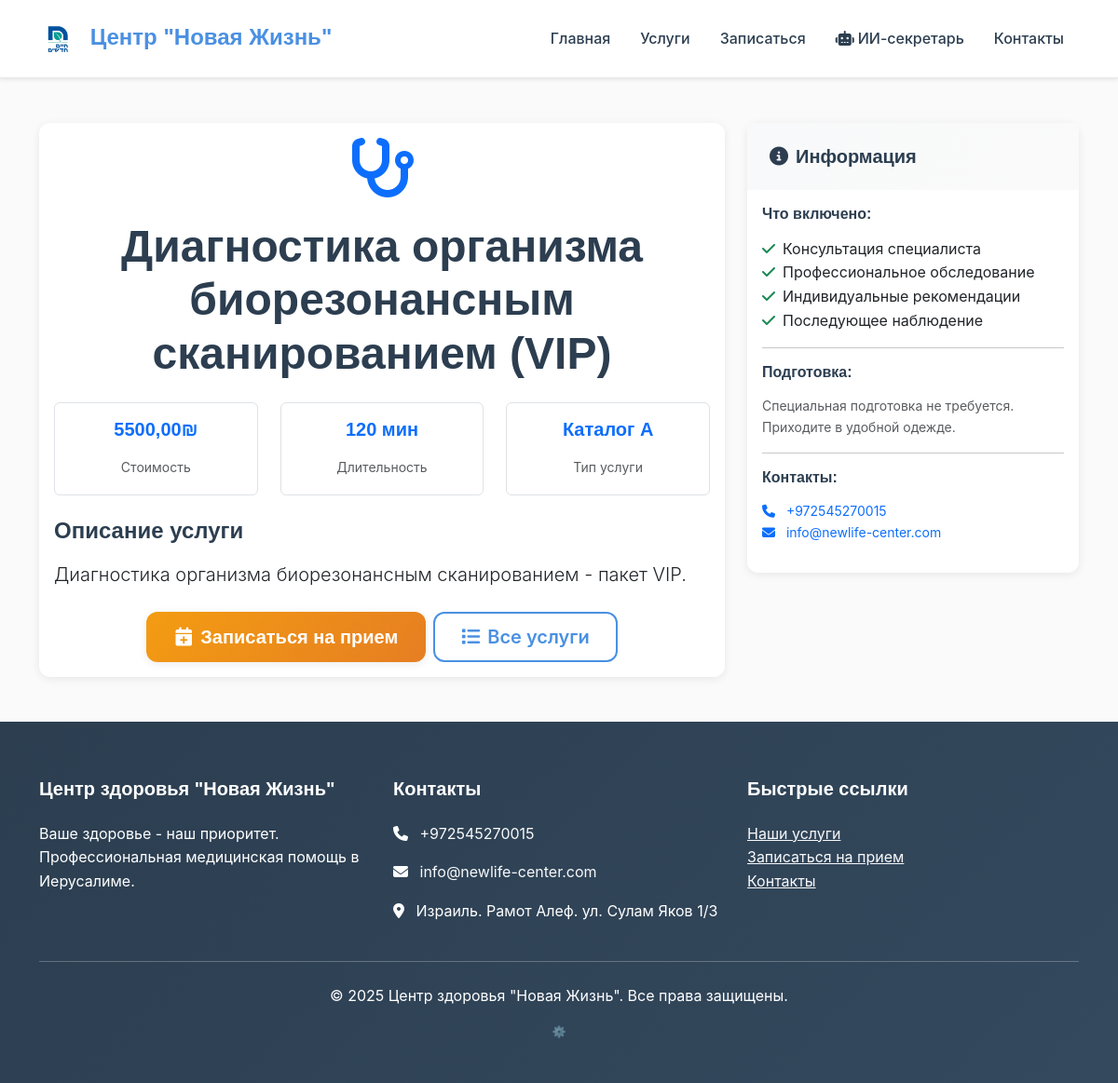
The app's page /services/77/ with its own data.
### core/models.py (models this page shows, shortened)
class Service(models.Model):
    CATALOG_CHOICES = [
        ('A', 'Каталог А (Израиль)'),
        ('B', 'Каталог B (Заграница)'),
    ]
    name = models.CharField(max_length=200, verbose_name="Название услуги")
    description = models.TextField(verbose_name="Описание")
    price = models.DecimalField(max_digits=10, decimal_places=2, verbose_name="Цена")
    currency = models.CharField(max_length=3, default="₪", verbose_name="Валюта")
    duration = models.IntegerField(help_text="Длительность в минутах", verbose_name="Длительность")
    catalog = models.CharField(max_length=1, choices=CATALOG_CHOICES, default='A', verbose_name="Каталог")
    is_active = models.BooleanField(default=True, verbose_name="Активна")
    created_at = models.DateTimeField(auto_now_add=True, verbose_name="Дата создания")
    class Meta:
        verbose_name = "Услуга"
        verbose_name_plural = "Услуги"
        ordering = ['catalog', 'name']

### core/views.py (the view)
# urls.py: path('services/<int:service_id>/', views.service_detail, name='service_detail'),
def service_detail(request, service_id):
    service = get_object_or_404(Service, id=service_id, is_active=True)
    context = {
        'service': service,
    }
    return render(request, 'core/service_detail.html', context)

### templates/core/service_detail.html (shortened to what this page needs)
{% extends 'base.html' %}
{% block content %}
<div class="container py-5">
    <div class="row">
        <div class="col-lg-8">
            <div class="card">
                <div class="card-body">
                    <div class="text-center mb-4">
                        {% if 'массаж' in service.name.lower %}
                            <i class="fas fa-hands text-primary" style="font-size: 4rem;"></i>
                        {% elif 'консультация' in service.name.lower %}
                            <i class="fas fa-user-md text-primary" style="font-size: 4rem;"></i>
                        {% elif 'диагностика' in service.name.lower %}
                            <i class="fas fa-stethoscope text-primary" style="font-size: 4rem;"></i>
                        {% else %}
                            <i class="fas fa-medkit text-primary" style="font-size: 4rem;"></i>
                        {% endif %}
                    </div>
                    <h1 class="display-5 fw-bold text-center mb-4">{{ service.name }}</h1>
                    <div class="row text-center mb-4">
                        <div class="col-md-4">
                            <div class="border rounded p-3">
                                <h5 class="text-primary">{{ service.price }}{{ service.currency }}</h5>
                                <small class="text-muted">Стоимость</small>
                            </div>
                        </div>
                        <div class="col-md-4">
                            <div class="border rounded p-3">
                                <h5 class="text-primary">{{ service.duration }} мин</h5>
                                <small class="text-muted">Длительность</small>
                            </div>
                        </div>
                        <div class="col-md-4">
                            <div class="border rounded p-3">
                                <h5 class="text-primary">Каталог {{ service.catalog }}</h5>
                                <small class="text-muted">Тип услуги</small>
                            </div>
                        </div>
                    </div>
                    <div class="mb-4">
                        <h4>Описание услуги</h4>
                        <p class="lead">{{ service.description }}</p>
                    </div>
                    <div class="d-grid gap-2 d-md-flex justify-content-md-center">
                        <a href="{% url 'core:appointment_form' %}" class="btn btn-primary btn-lg">
                            <i class="fas fa-calendar-plus me-2"></i>Записаться на прием
                        </a>
                        <a href="{% url 'core:services' %}" class="btn btn-outline-primary btn-lg">
                            <i class="fas fa-list me-2"></i>Все услуги
                        </a>
                    </div>
                </div>
            </div>
        </div>
        <div class="col-lg-4">
            <div class="card">
                <div class="card-header bg-primary text-white">
                    <h5 class="mb-0"><i class="fas fa-info-circle me-2"></i>Информация</h5>
                </div>
                <div class="card-body">
                    <h6>Что включено:</h6>
                    <ul class="list-unstyled">
                        <li><i class="fas fa-check text-success me-2"></i>Консультация специалиста</li>
                        <li><i class="fas fa-check text-success me-2"></i>Профессиональное обследование</li>
                        <li><i class="fas fa-check text-success me-2"></i>Индивидуальные рекомендации</li>
                        <li><i class="fas fa-check text-success me-2"></i>Последующее наблюдение</li>
                    </ul>
                    <hr>
                    <h6>Подготовка:</h6>
                    <p class="small text-muted">
                        Специальная подготовка не требуется.
                        Приходите в удобной одежде.
                    </p>
                    <hr>
                    <h6>Контакты:</h6>
                    <p class="small">
                        <i class="fas fa-phone text-primary me-2"></i>
                        <a href="tel:+972545270015" class="text-decoration-none">+972545270015</a><br>
                        <i class="fas fa-envelope text-primary me-2"></i>
                        <a href="mailto:info@newlife-center.com" class="text-decoration-none">info@newlife-center.com</a>
                    </p>
                </div>
            </div>
        </div>
    </div>
</div>
{% endblock %}

### static/css/custom.css (style rules this page uses)
:root { --primary-blue: #4A90E2; --primary-green: #27AE60; --accent-orange: #F39C12; --background-cream: #FAFAFA; --text-dark: #2C3E50; --text-light: #7F8C8D; --white: #FFFFFF; --light-gray: #ECF0F1; --border-color: #E8E8E8; --gradient-primary: linear-gradient(135deg, var(--primary-blue) 0%, var(--primary-green) 100%); --gradient-warm: linear-gradient(135deg, var(--accent-orange) 0%, #E67E22 100%); --gradient-soft: linear-gradient(135deg, #F8F9FA 0%, var(--background-cream) 100%); --shadow-soft: 0 2px 10px rgba(0, 0, 0, 0.08); --shadow-medium: 0 4px 20px rgba(0, 0, 0, 0.12); --shadow-strong: 0 8px 30px rgba(0, 0, 0, 0.15); --radius-small: 8px; --radius-medium: 12px; --radius-large: 20px; --transition-fast: 0.2s ease; --transition-medium: 0.3s ease; --transition-slow: 0.5s ease; }
body { font-family: 'Inter', -apple-system, BlinkMacSystemFont, 'Segoe UI', sans-serif; background-color: var(--background-cream); color: var(--text-dark); line-height: 1.6; }
h1, h2, h3, h4, h5, h6 { font-family: 'Poppins', sans-serif; font-weight: 600; color: var(--text-dark); margin-bottom: 1rem; }
.btn-primary { background: var(--gradient-warm); border: none; padding: 12px 30px; border-radius: var(--radius-medium); font-weight: 600; font-family: 'Poppins', sans-serif; box-shadow: var(--shadow-soft); transition: var(--transition-medium); }
.btn-outline-primary { border: 2px solid var(--primary-blue); color: var(--primary-blue); background: transparent; padding: 10px 28px; border-radius: var(--radius-medium); font-weight: 600; transition: var(--transition-medium); }
.card { border: none; border-radius: var(--radius-medium); box-shadow: var(--shadow-soft); background: var(--white); }
.card-header { background: var(--gradient-soft); border: none; border-radius: var(--radius-medium) var(--radius-medium) 0 0; padding: 1.5rem; }

### records on screen
Service: name "Диагностика организма биорезонансным сканированием (VIP)", price "5500,00", currency "₪", duration "120", catalog "A", description "Диагностика организма биорезонансным сканированием - пакет VIP."
